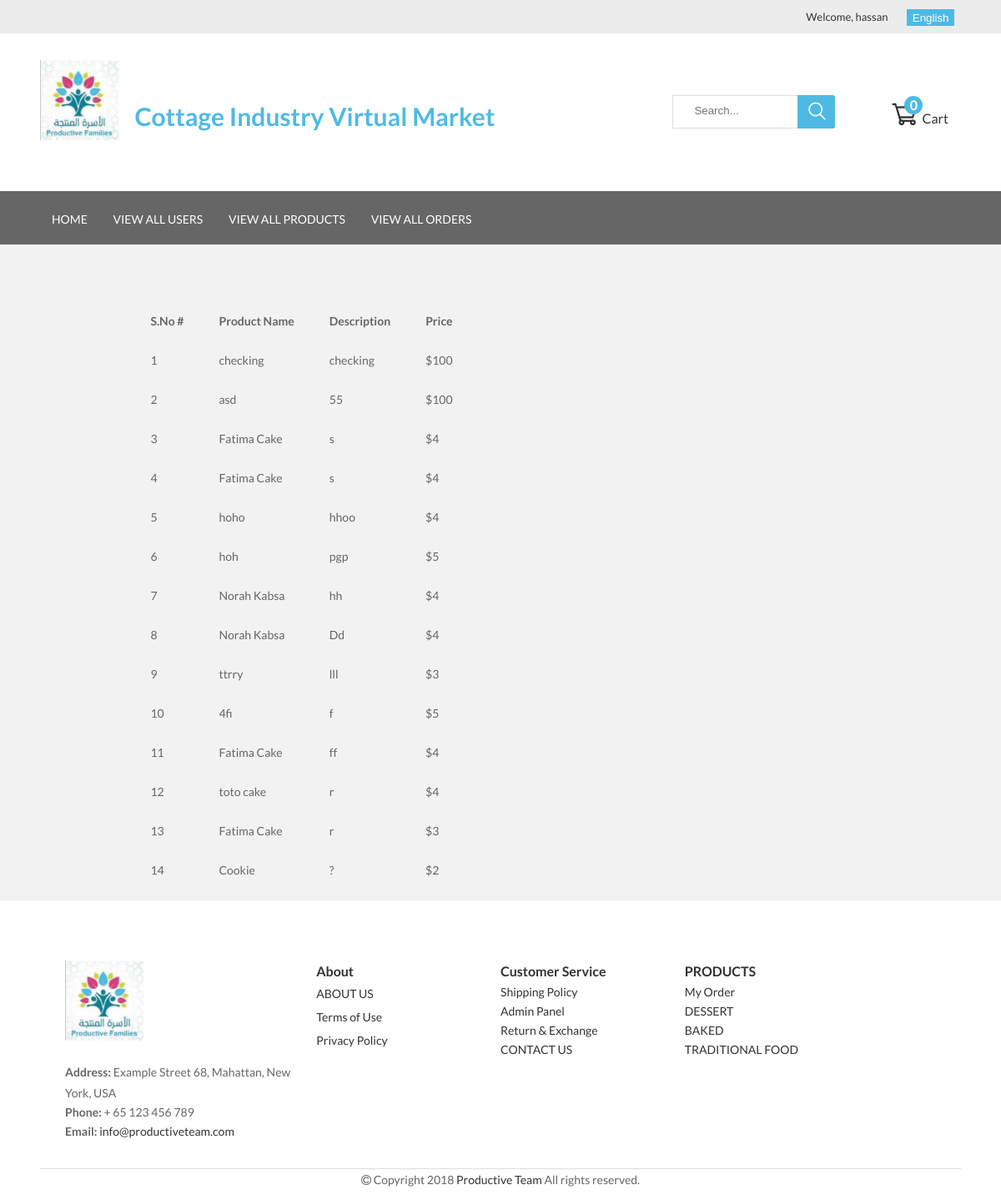
/admin/view_products.php (signed in), run on the app's committed database.
### tables this page shows
CREATE TABLE `products` (
  `id` int(11) NOT NULL,
  `name` varchar(50) DEFAULT NULL,
  `name_ar` varchar(50) NOT NULL,
  `description` varchar(500) DEFAULT NULL,
  `description_ar` varchar(500) NOT NULL,
  `price` int(11) DEFAULT NULL,
  `image` varchar(50) DEFAULT NULL,
  `date_added` datetime NOT NULL,
  `stock_id` int(11) DEFAULT NULL,
  `product_type_id` int(11) DEFAULT NULL,
  `added_by` int(11) NOT NULL
);

### admin/view_products.php (the view, shortened to what this page needs)
<?php include '../includes/config.php';
include "header.php";
$query = "SELECT * FROM products";
$result = mysqli_query($con,$query);
    ?>
<div class="container">
    <section style="width: 80%; margin-left: 10%; margin-right:10%; margin-top: 5%">
        <table>
            <thead>
             	<th><?php echo "S.No #"; ?></th>
                <th><?php echo $lang['product_name']; ?></th>
                <th><?php echo $lang['description']; ?></th>
                <th><?php echo $lang['price'];  ?></th>
            </thead>
            <?php
			                   $sno = 1;
                while($row = $result -> fetch_array()){
                        ?>
                        <tbody>
                        <td><?php echo $sno++ ?></td>
                        <td><?php echo $row['name']; ?></td>
                        <td><?php echo $row['description']; ?></td>
                        <td>$<?php echo $row['price']; ?></td>
                        </tbody>
                        <?php
                }
            ?>
        </table>
    </section>
</div>
<?php include '../vendors/footer.php'?>

### assets/css/style.css (style rules this page uses)
* { box-sizing: border-box; }
html { overflow-x: hidden; }
body { font-family: "Lato", sans-serif; font-size: 14px; line-height: 25px; color: #666666; width: 100%; margin: 0 auto; overflow-x: hidden; background-color: #f2f2f2; }
.container { padding: 12px; margin-left:3% !important; margin-right:3% !important; }

### admin/view_products.php (style rules this page uses)
th,td { padding: 10px 20px; }

### data on the page
products: name "checking", description "checking", price "100"
products: name "asd", description "55", price "100"
products: name "Fatima Cake", description "s", price "4"
products: name "Fatima Cake", description "s", price "4"
products: name "hoho", description "hhoo", price "4"
products: name "hoh", description "pgp", price "5"
products: name "Norah Kabsa", description "hh", price "4"
products: name "Norah Kabsa", description "Dd", price "4"
products: name "ttrry", description "lll", price "3"
products: name "4fi", description "f", price "5"
products: name "Fatima Cake", description "ff", price "4"
products: name "toto cake", description "r", price "4"
products: name "Fatima Cake", description "r", price "3"
products: name "Cookie", description "?", price "2"

### other printed values
$_SESSION['u_fname'] "hassan"
$lang['webname'] "Cottage Industry Virtual Market"
$lang['cart'] "Cart"
$total_quantity "0"
$lang['home'] "HOME"
$lang['product_name'] "Product Name"
$lang['description'] "Description"
$lang['price'] "Price"
$lang['address'] "Address"
$lang['phone'] "Phone"
$lang['email'] "Email"
$lang['about'] "About"
$lang['about_us'] "ABOUT US"
$lang['terms'] "Terms of Use"
$lang['privacy'] "Privacy Policy"
